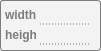
  <widget class="QGroupBox" name="labelPic">
   <property name="geometry">
    <rect>
     <x>640</x>
     <y>610</y>
     <width>101</width>
     <height>51</height>
    </rect>
   </property>
   <property name="styleSheet">
    <string notr="true">QGroupBox{
	color: black;
	background-color: rgb(243,243,243);
	border: 1px solid rgb(124,124,124);
    border-radius: 3px;
}
 </string>
   </property>
   <property name="title">
    <string/>
   </property>
   <widget class="QLabel" name="label_5">
    <property name="geometry">
     <rect>
      <x>5</x>
      <y>5</y>
      <width>31</width>
      <height>20</height>
     </rect>
    </property>
    <property name="font">
     <font>
      <family>Arial</family>
      <weight>75</weight>
      <bold>true</bold>
     </font>
    </property>
    <property name="styleSheet">
     <string notr="true">color: rgb(124, 124, 124);
background-color:  rgb(243,243,243);</string>
    </property>
    <property name="text">
     <string>width</string>
    </property>
   </widget>
   <widget class="QLineEdit" name="lineSvgWidth">
    <property name="geometry">
     <rect>
      <x>40</x>
      <y>5</y>
      <width>51</width>
      <height>20</height>
     </rect>
    </property>
    <property name="font">
     <font>
      <family>Arial</family>
      <weight>75</weight>
      <bold>true</bold>
     </font>
    </property>
    <property name="styleSheet">
     <string notr="true"> QLineEdit {
     border: 0px ;
	 color:rgb(124, 124, 124);
	background-color:  rgb(243,243,243);
	 selection-color: rgb(108, 199, 232);
	 selection-background-color:rgb(249, 249, 249);
	 border-bottom : 1px dashed rgb(124, 124, 124);
 }
</string>
    </property>
    <property name="text">
     <string/>
    </property>
    <property name="alignment">
     <set>Qt::AlignCenter</set>
    </property>
   </widget>
   <widget class="QLineEdit" name="lineSvgHeight">
    <property name="geometry">
     <rect>
      <x>40</x>
      <y>25</y>
      <width>51</width>
      <height>20</height>
     </rect>
    </property>
    <property name="font">
     <font>
      <family>Arial</family>
      <weight>75</weight>
      <bold>true</bold>
     </font>
    </property>
    <property name="styleSheet">
     <string notr="true"> QLineEdit {
     border: 0px ;
	 color:rgb(124, 124, 124);
	background-color:  rgb(243,243,243);
	 selection-color: rgb(108, 199, 232);
	 selection-background-color:rgb(249, 249, 249);
	 border-bottom : 1px dashed rgb(124, 124, 124);
 }
</string>
    </property>
    <property name="text">
     <string/>
    </property>
    <property name="alignment">
     <set>Qt::AlignCenter</set>
    </property>
   </widget>
   <widget class="QLabel" name="label_6">
    <property name="geometry">
     <rect>
      <x>5</x>
      <y>25</y>
      <width>31</width>
      <height>20</height>
     </rect>
    </property>
    <property name="font">
     <font>
      <family>Arial</family>
      <weight>75</weight>
      <bold>true</bold>
     </font>
    </property>
    <property name="styleSheet">
     <string notr="true">color: rgb(124, 124, 124);
background-color:  rgb(243,243,243);</string>
    </property>
    <property name="text">
     <string>height</string>
    </property>
   </widget>
  </widget>
